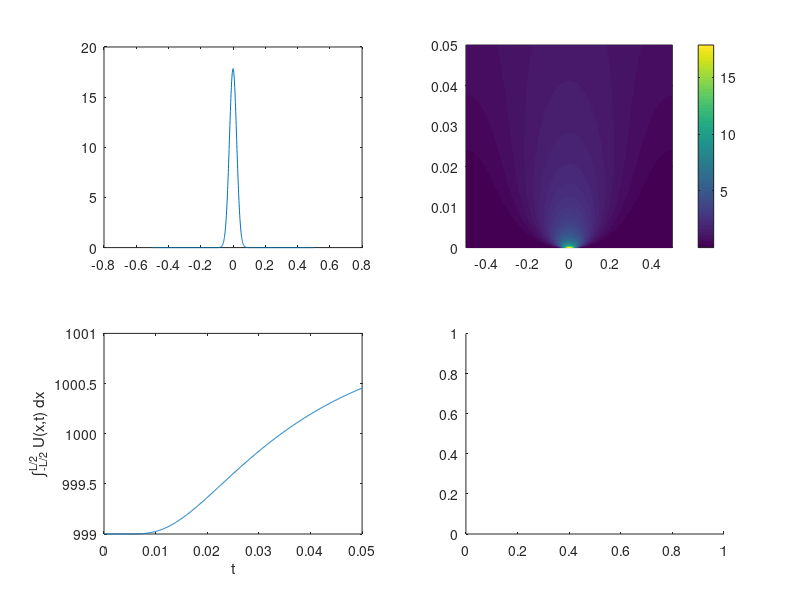

MATLAB code for this plot: (Note: this script raises an error after producing the figure.)
clear all
close all

Nx=1000;
Nt=500;

x=linspace(-0.5,0.5,Nx);
t=linspace(0,0.05,Nt);

sig=sqrt(1/1000/2);

[X T]=ndgrid(x,t);

dx=x(2)-x(1);
dt=t(2)-t(1);

a=dt/dx^2;

U=zeros(Nx,Nt);

U(:,1)=exp(-x.^2/2/sig^2);
U(:,1)=U(:,1)/sum(U(:,1))/dx;

figure(1);clf;
subplot(2,2,1);plot(x,U(:,1));

e = ones(Nx,1);
A = spdiags([-a/2*e (1+a)*e -a/2*e], -1:1, Nx, Nx);
B = spdiags([ a/2*e (1-a)*e  a/2*e], -1:1, Nx, Nx);
A(1,1)  =1; A(1,2)    =-1;
A(Nx,Nx)=1; A(Nx,Nx-1)=-1;
B(1,1)  =0; B(1,2)    =0;
B(Nx,Nx)=0; B(Nx,Nx-1)=0;

for k=1:Nt-1
    U(:,k+1)=A\(B*U(:,k));
end

subplot(2,2,2);pcolor(X,T,U);shading flat;colorbar;

subplot(2,2,3);plot(t,sum(U,1));xlabel('t');ylabel('\int_{-L/2}^{L/2} U(x,t) dx','interpreter','tex');

%%

Nsamp=5000;

xp=zeros(Nt,Nsamp);
xp(1,:)=sig*randn([1,Nsamp]);

mean(xp(1,:))
std(xp(1,:))

figure(1);
subplot(2,2,4);h=histogram(xp(1,:),'Normalization','pdf');xlim([-0.5 0.5]);

for s=1:Nsamp
    for nt=1:Nt-1
        xp(nt+1,s)=xp(nt,s)+sqrt(2*dt)*randn;
    end
end

nt=floor(Nt/8);

figure(2);clf;

subplot(1,2,1);plot(x,U(:,nt));ylim([0 5]);

subplot(1,2,2);h=histogram(xp(nt,:),'Normalization','pdf');xlim([-0.5,0.5]);ylim([0 5]);


nt=floor(Nt/4);

figure(3);clf;

subplot(1,2,1);plot(x,U(:,nt));ylim([0 5]);

subplot(1,2,2);h=histogram(xp(nt,:),'Normalization','pdf');xlim([-0.5,0.5]);ylim([0 5]);